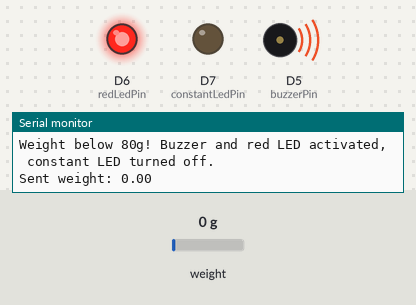
A sketch run on a simulated ESP8266 (NodeMCU). Parts: output pins drawn as LEDs (lit = HIGH), buzzer (waves = sounding), the last lines printed to the serial monitor. The inputs (shaded band) are chosen by the test bench; at power-on: weight on the scale 0 g. WiFi joins after 1.5 s; servers stay silent unless stated.

Above: at 5.7 s.
5.8 s: weight on the scale set to 1051 g
At 7.4 s:
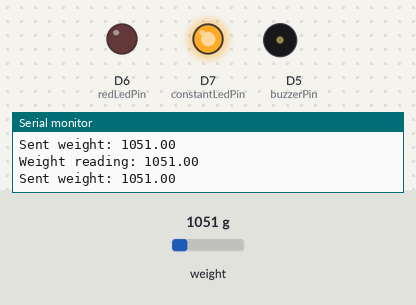
7.9 s: weight on the scale set to 1139 g
10.5 s: weight on the scale set to 86 g
12.0 s: weight on the scale set to 75 g
At 13.5 s:
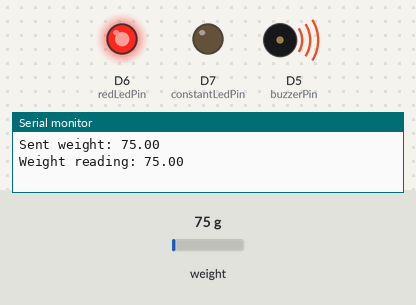
14.1 s: weight on the scale set to 100 g
At 15.2 s:
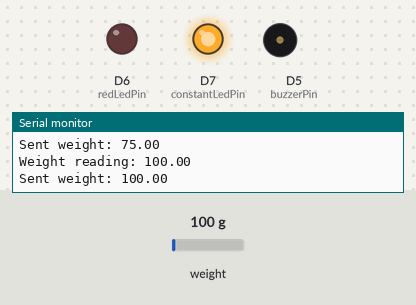
Timing chart, 0 to 17.1 s (numbered marks = the images above; inputs shaded):
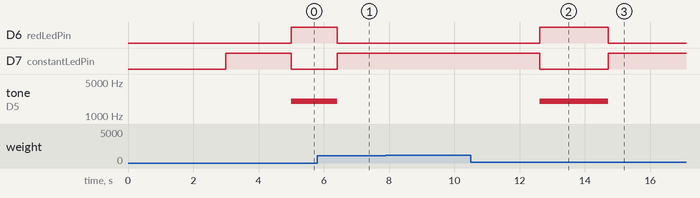

Measured:
- the behaviour switches between 80 and 79 g on weight on the scale (found by bisection; images 1 and 2)
- after the input at 5.8 s, D6 (redLedPin): HIGH → LOW after 0.61 s; D7 (constantLedPin): LOW → HIGH after 0.61 s; tone on D5 (buzzerPin): 2000 Hz → silent after 0.61 s
- after the input at 12.0 s, D6 (redLedPin): LOW → HIGH after 0.61 s; D7 (constantLedPin): HIGH → LOW after 0.61 s; tone on D5 (buzzerPin): silent → 2000 Hz after 0.61 s
- after the input at 14.1 s, D6 (redLedPin): HIGH → LOW after 0.62 s; D7 (constantLedPin): LOW → HIGH after 0.62 s; tone on D5 (buzzerPin): 2000 Hz → silent after 0.62 s

The sketch:

FinalArduinoCode.ino
```cpp
#include <ESP8266WiFi.h>
#include <HX711.h>

// WiFi credentials
const char* ssid = "hahaha";
const char* password = "111111111";

// HX711 setup
HX711 scale;
const int DOUT = D2; // Data output pin
const int CLK = D1;  // Clock pin


const String room = "room1";
const String bed = "bed1";

// Buzzer setup
const int buzzerPin = D5;  // Pin connected to the buzzer

// LED setup
const int redLedPin = D6;       // Pin connected to the red LED
const int constantLedPin = D7;  // Pin connected to the constant LED

// Server details
const char* server = "192.168.120.91";
const int serverPort = 5000;

// Calibration factor
float calibration_factor = 300.0;

// Timing variables
unsigned long lastTime = 0;
unsigned long interval = 500;

// Variables for controlling states
bool alertActive = false;

void setup() {
    Serial.begin(115200);
    scale.begin(DOUT, CLK);
    scale.set_scale(calibration_factor); // Set the calibration factor for the load cell

    // Tare the scale
    Serial.println("Taring scale... Ensure no weight is applied.");
    scale.tare(); // Resets the scale to 0
    delay(2000);
    Serial.println("Tare complete. Scale is ready!");

    // Set up buzzer and LED pins as output
    pinMode(buzzerPin, OUTPUT);
    digitalWrite(buzzerPin, LOW); // Ensure buzzer is off initially

    pinMode(redLedPin, OUTPUT);
    digitalWrite(redLedPin, LOW); // Ensure red LED is off initially

    pinMode(constantLedPin, OUTPUT);
    digitalWrite(constantLedPin, HIGH); // Ensure constant LED is on initially

    // Connect to WiFi
    WiFi.begin(ssid, password);
    Serial.print("Connecting to WiFi");
    while (WiFi.status() != WL_CONNECTED) {
        delay(500);
        Serial.print(".");
    }

    Serial.println("\nConnected to WiFi");
    Serial.print("NodeMCU IP address: ");
    Serial.println(WiFi.localIP());
}

void loop() {
    unsigned long currentMillis = millis();

    if (currentMillis - lastTime >= interval) {
        lastTime = currentMillis;

        float weight = scale.get_units(5); // Average of 5 readings

        if (weight < 0) {
            Serial.println("Invalid weight reading. Check the load cell.");
            return;
        }

        if (weight > 1100) {  // Enforce 1100g weight limit
            Serial.println("Weight exceeds the 1100g limit. Action ignored.");
            return;
        }

        Serial.print("Weight reading: ");
        Serial.println(weight);

        if (weight < 80) {
            if (!alertActive) {
                tone(buzzerPin, 2000);  // Turn on buzzer (2kHz tone)
                digitalWrite(redLedPin, HIGH); // Turn on red LED
                digitalWrite(constantLedPin, LOW); // Turn off constant LED
                alertActive = true;
                Serial.println("Weight below 80g! Buzzer and red LED activated, constant LED turned off.");
            }
        } else {
            noTone(buzzerPin);
            digitalWrite(redLedPin, LOW); // Turn off red LED
            digitalWrite(constantLedPin, HIGH); // Turn on constant LED
            alertActive = false;
        }

        WiFiClient client;
        if (!client.connect(server, serverPort)) {
            Serial.println("Connection to server failed");
            return;
        }

        // Assign room1 and bed1
        String room = "room1";
        String bed = "bed1";

        // Build URL with room, bed, and weight parameters
        String url = "/update?room=" + room + "&bed=" + bed + "&weight=" + String(weight, 2);
        client.print(String("GET ") + url + " HTTP/1.1\r\n" +
                     "Host: " + server + "\r\n" +
                     "Connection: close\r\n\r\n");

        Serial.print("Sent weight: ");
        Serial.println(weight, 2);

        client.stop();
    }
}
```
